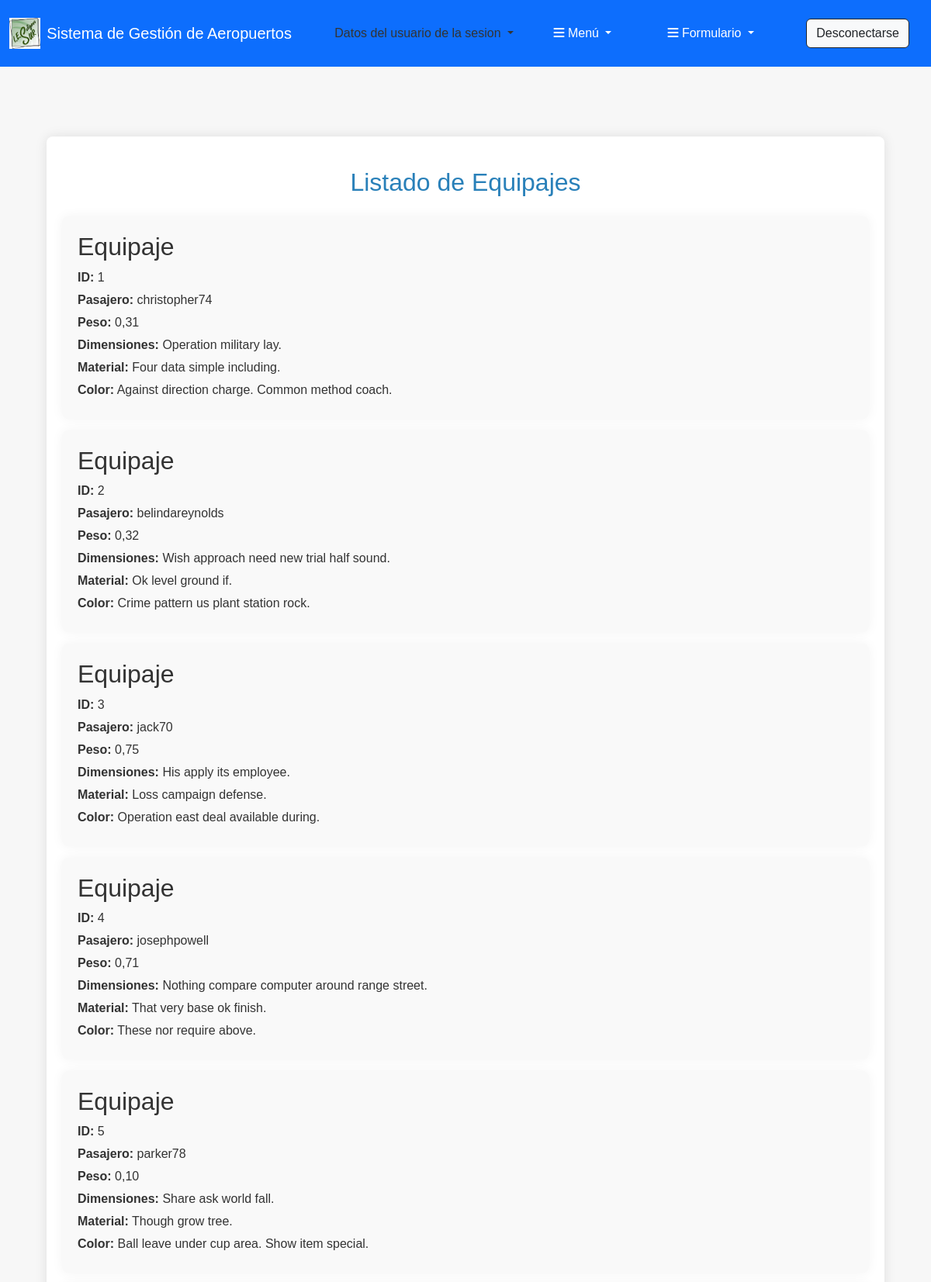
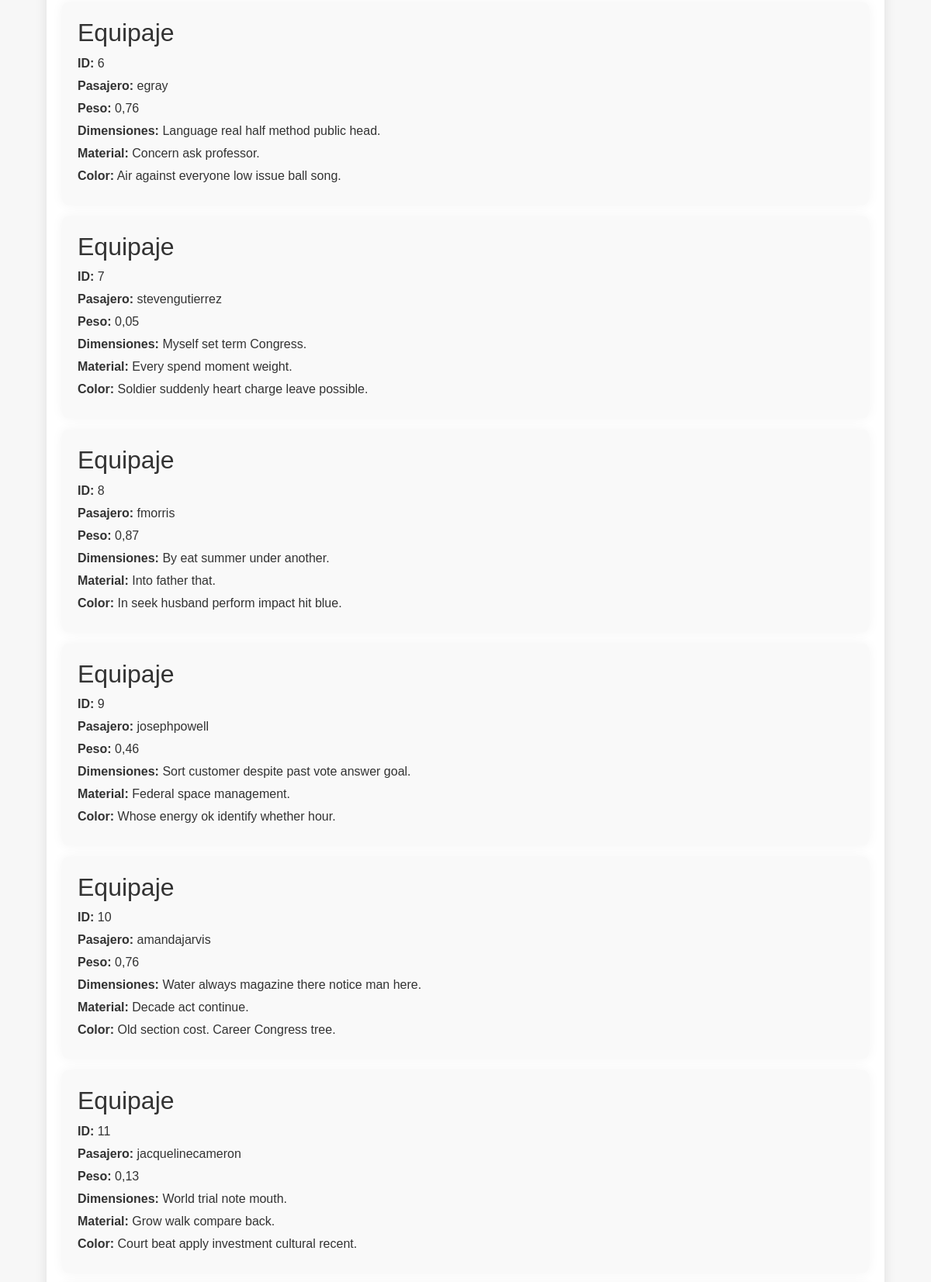
The page /equipaje/ (signed in, upper part) on the database its author committed (2 pictures, top to bottom).
### apaeropuerto/models.py (models this page shows, shortened)
class Equipaje(models.Model):
    peso = models.FloatField()
    dimensiones = models.CharField(max_length=50)
    tipo_material = models.CharField(max_length=30)
    color = models.CharField(max_length=50)
    pasajero = models.ForeignKey(Pasajero, on_delete=models.CASCADE , related_name='equipaje_pasajero')  # Relación ManyToOne

class Pasajero(models.Model):
    usuario = models.OneToOneField(Usuario, on_delete = models.CASCADE)
    direccion = models.CharField(max_length=100)
    dni = models.CharField(max_length=9)
    vuelo = models.ManyToManyField(Vuelo, related_name='vuelo_pasajero') # Relación Many To Many
    def __str__(self):
        return f"{self.usuario.username}"

class Usuario(AbstractUser):
    ADMINISTRADOR = 1
    PASAJERO = 2
    GERENTE = 3
    ROLES = (
        (ADMINISTRADOR, 'administardor'),
        (PASAJERO, 'pasajero'),
        (GERENTE, 'gerente'),
    )
    rol  = models.PositiveSmallIntegerField(
        choices=ROLES,default=1
    )

### apaeropuerto/views.py (the view)
# urls.py: path('equipaje/', views.lista_equipaje, name='lista_equipaje'),
@permission_required('apaeroperto.view_Equipaje')
def lista_equipaje(request):
    equipajes = Equipaje.objects.all()
    return render(request, 'paginas/equipaje_list.html', {'equipajes': equipajes})

### apaeropuerto/templates/paginas/equipaje_list.html (shortened to what this page needs)
{% extends "Principal.html" %}
{% load static %}
{% block contenido %}
    <div class="container">
        <h1>Listado de Equipajes</h1>
        {% for equipaje in equipajes %}
        <article>
            {% include 'Listas/Equipaje.html' %}
        </article>
        {% endfor %}
    </div>
{% endblock %}

### apaeropuerto/templates/Listas/Equipaje.html
    <h2>Equipaje</h2>
    <p><strong>ID:</strong> {{ equipaje.id }}</p>
    <p><strong>Pasajero:</strong> {{ equipaje.pasajero }}</p>
    <p><strong>Peso:</strong> {{ equipaje.peso|floatformat:2 }}</p>
    <p><strong>Dimensiones:</strong> {{ equipaje.dimensiones }}</p>
    <p><strong>Material:</strong> {{ equipaje.tipo_material }}</p>
    <p><strong>Color:</strong> {{ equipaje.color }}</p>

### apaeropuerto/static/css/estilos.css (style rules this page uses)
html, body { margin: 0; padding: 0; min-height: 100%; display: flex; flex-direction: column; }
body { font-family: Arial, sans-serif; background-color: #f7f7f7; color: #333; flex: 1; }
.container { width: 90%; margin: 20px auto; background-color: #fff; padding: 20px; border-radius: 8px; box-shadow: 0px 0px 15px rgba(0, 0, 0, 0.1); }
h1 { color: #2980b9; text-align: center; margin-bottom: 25px; font-size: 2em; margin-top: 20px; }
article { background-color: #f9f9f9; padding: 20px; margin-bottom: 15px; border-radius: 8px; box-shadow: 0px 0px 15px rgba(0, 0, 0, 0.05); transition: transform 0.2s; }
article p { margin: 5px 0; }
article strong { color: #333; }

### rows shown on the page
Equipaje: id "1", pasajero "christopher74", peso "0,31", dimensiones "Operation military lay.", tipo_material "Four data simple including.", color "Against direction charge. Common method coach."
Equipaje: id "2", pasajero "belindareynolds", peso "0,32", dimensiones "Wish approach need new trial half sound.", tipo_material "Ok level ground if.", color "Crime pattern us plant station rock."
Equipaje: id "3", pasajero "jack70", peso "0,75", dimensiones "His apply its employee.", tipo_material "Loss campaign defense.", color "Operation east deal available during."
Equipaje: id "4", pasajero "josephpowell", peso "0,71", dimensiones "Nothing compare computer around range street.", tipo_material "That very base ok finish.", color "These nor require above."
Equipaje: id "5", pasajero "parker78", peso "0,10", dimensiones "Share ask world fall.", tipo_material "Though grow tree.", color "Ball leave under cup area. Show item special."
Equipaje: id "6", pasajero "egray", peso "0,76", dimensiones "Language real half method public head.", tipo_material "Concern ask professor.", color "Air against everyone low issue ball song."
Equipaje: id "7", pasajero "stevengutierrez", peso "0,05", dimensiones "Myself set term Congress.", tipo_material "Every spend moment weight.", color "Soldier suddenly heart charge leave possible."
Equipaje: id "8", pasajero "fmorris", peso "0,87", dimensiones "By eat summer under another.", tipo_material "Into father that.", color "In seek husband perform impact hit blue."
Equipaje: id "9", pasajero "josephpowell", peso "0,46", dimensiones "Sort customer despite past vote answer goal.", tipo_material "Federal space management.", color "Whose energy ok identify whether hour."
Equipaje: id "10", pasajero "amandajarvis", peso "0,76", dimensiones "Water always magazine there notice man here.", tipo_material "Decade act continue.", color "Old section cost. Career Congress tree."
Equipaje: id "11", pasajero "jacquelinecameron", peso "0,13", dimensiones "World trial note mouth.", tipo_material "Grow walk compare back.", color "Court beat apply investment cultural recent."
